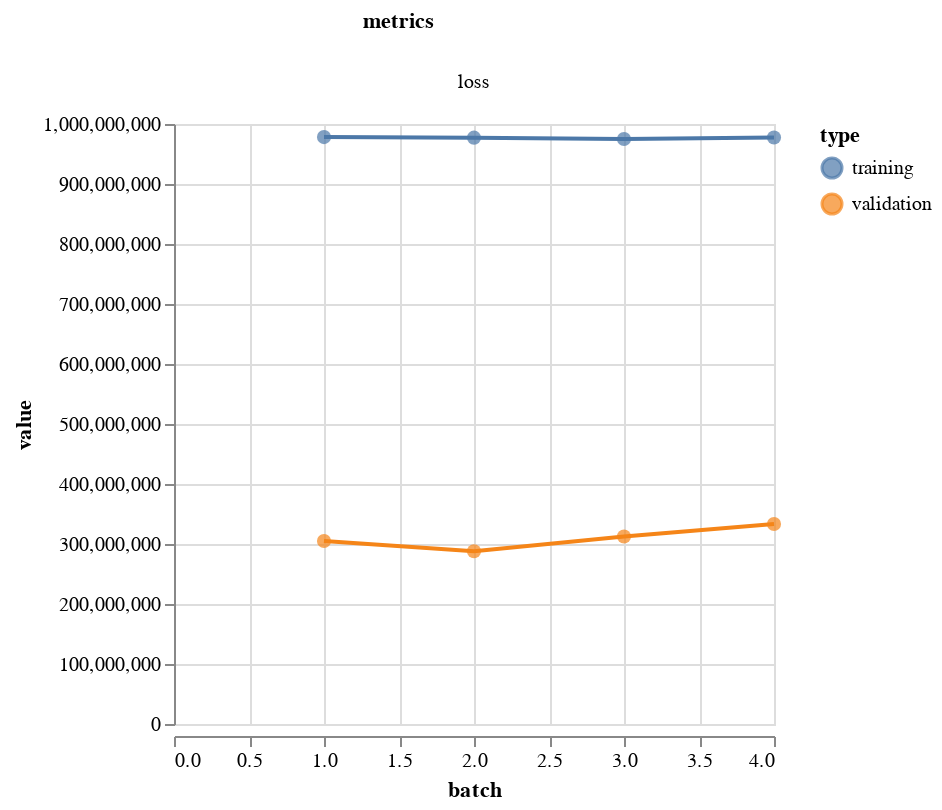

Source (notebook cell):
### Code cell
vis.metrics(output.history)

### Figure 1 — Vega-Lite specification as saved in the notebook (floating-point values rounded to 4 significant figures)
{"config": {"view": {"continuousWidth": 400, "continuousHeight": 300}}, "data": {"name": "data-785522e779fc75447b765c9f6446a7bf"}, "facet": {"column": {"type": "nominal", "field": "metrics"}}, "spec": {"layer": [{"mark": {"type": "circle", "size": 50}, "encoding": {"color": {"type": "nominal", "field": "type"}, "tooltip": [{"type": "quantitative", "field": "batch"}, {"type": "quantitative", "field": "value"}], "x": {"type": "quantitative", "field": "batch"}, "y": {"type": "quantitative", "field": "value"}}, "height": 300, "width": 300}, {"mark": "line", "encoding": {"color": {"type": "nominal", "field": "type"}, "x": {"type": "quantitative", "field": "batch"}, "y": {"type": "quantitative", "field": "value"}}, "height": 300, "width": 300}]}, "resolve": {"scale": {"y": "independent"}}, "$schema": "https://vega.github.io/schema/vega-lite/v4.8.1.json", "datasets": {"data-785522e779fc75447b765c9f6446a7bf": [{"batch": 1, "value": 978200000.0, "type": "training", "metrics": "loss"}, {"batch": 2, "value": 977200000.0, "type": "training", "metrics": "loss"}, {"batch": 3, "value": 974900000.0, "type": "training", "metrics": "loss"}, {"batch": 4, "value": 977500000.0, "type": "training", "metrics": "loss"}, {"batch": 1, "value": 305000000.0, "type": "validation", "metrics": "loss"}, {"batch": 2, "value": 287900000.0, "type": "validation", "metrics": "loss"}, {"batch": 3, "value": 312600000.0, "type": "validation", "metrics": "loss"}, {"batch": 4, "value": 333400000.0, "type": "validation", "metrics": "loss"}]}}
